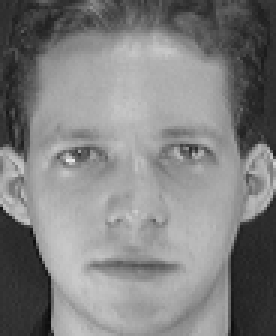
#> input picture 202618064_LAB_007/att_faces/s1/1.pgm, 92 x 112 px (shown 3 times larger); its folder holds 3 pictures in this run
$ jupyter execute --allow-errors 202618064_lab7.ipynb
#> lines starting #> are read from the running program, lines starting #| are printed output that depends on the picture
# LAB 7

## Part A - Image Representation

[cell 1]
from pathlib import Path

data_dir = Path("att_faces")

print("Dataset folder exists:", data_dir.exists())

if data_dir.exists():
    subjects = sorted(
        folder for folder in data_dir.iterdir()
        if folder.is_dir() and folder.name.startswith("s")
    )
    images = list(data_dir.glob("s*/*.pgm"))

    print("Subject folders:", len(subjects))
    print("Total images:", len(images))

### Load and inspect the images

[cell 2]
from pathlib import Path
import numpy as np
import matplotlib.pyplot as plt
from PIL import Image

# Path to the extracted ORL face dataset
data_dir = Path("att_faces")

# Sort subject folders numerically: s1, s2, ..., s40
subject_folders = sorted(
    [folder for folder in data_dir.iterdir()
     if folder.is_dir() and folder.name.startswith("s")],
    key=lambda folder: int(folder.name[1:])
)

print("Number of subjects:", len(subject_folders))

# Load one image to inspect its pixel representation
sample_path = subject_folders[0] / "1.pgm"

sample_image = Image.open(sample_path).convert("L")
#> sample_image is the input picture: PIL image 92x112 L; min 11, max 234, mean 128.3
sample_array = np.array(sample_image)

print("Image dimensions:", sample_array.shape)
#| Image dimensions: (112, 92)
print("Minimum intensity:", sample_array.min())
#| Minimum intensity: 11
print("Maximum intensity:", sample_array.max())
#| Maximum intensity: 234
print("Data type:", sample_array.dtype)
#| Data type: uint8

### Flatten each image into a feature vector

[cell 3]
# Store image vectors and their subject labels
# Each face image is converted into a one-dimensional vector using NumPy's `flatten()` operation.
#  The vectors are stacked row-wise to form a feature matrix, where each row represents one image and each column represents a pixel position.

image_vectors = []
image_labels = []

for folder in subject_folders:

    # Process images in numerical order
    image_paths = sorted(
        folder.glob("*.pgm"),
        key=lambda path: int(path.stem)
    )

    for image_path in image_paths:
        # Read the image as grayscale
        image = Image.open(image_path).convert("L")
        image_array = np.array(image, dtype=np.uint8)

        # Convert the 2D image into a 1D pixel vector
        image_vectors.append(image_array.flatten())

        # Use the subject folder as the class label
        image_labels.append(folder.name)

# Combine individual vectors into one matrix
X_pixels = np.array(image_vectors, dtype=np.uint8)
y = np.array(image_labels)

# Normalize pixel intensities to the range [0, 1]
X = X_pixels.astype(np.float64) / 255.0

print("Original pixel matrix shape:", X_pixels.shape)
#| Original pixel matrix shape: (5, 10304)
print("Normalized feature matrix shape:", X.shape)
#| Normalized feature matrix shape: (5, 10304)
print("Label array shape:", y.shape)
#| Label array shape: (5,)
print("Unique subjects:", len(np.unique(y)))
print("Normalized pixel range:", X.min(), "to", X.max())

**Observation:** The dataset contains 400 images represented by 10,304 pixel features each. The feature matrix has 400 rows and 10,304 columns, while the label array stores the corresponding subject for each image. Normalization scales the pixel intensities from 0–255 to 0–1, which makes numerical processing convenient.

### Create train-test split

[cell 4]
# Fixed seed ensures the same split each time
rng = np.random.default_rng(42)

train_indices = []
test_indices = []

# Split each subject's images independently
for subject in np.unique(y):
    subject_indices = np.where(y == subject)[0]

    # Shuffle the image indices for this subject
    subject_indices = rng.permutation(subject_indices)

    # Use 7 images for training and 3 for testing
    train_indices.extend(subject_indices[:7])
    test_indices.extend(subject_indices[7:])

# Convert the index lists into NumPy arrays
train_indices = np.array(train_indices)
test_indices = np.array(test_indices)

# Create the corresponding datasets
X_train = X[train_indices]
#> (the rest of this cell did not finish here and is left out)

**Observation:** The ORL dataset has been converted into a numerical feature matrix, with one row per image and one column per pixel. A reproducible subject-wise split provides 280 training images and 120 testing images, ensuring that every subject is represented in both sets.

The training set will be used to calculate the mean face and principal components. The testing set will be kept separate for evaluating recognition performance.

## Part B - PCA, Eigenfaces and Compression

Principal Component Analysis (PCA) reduces the number of features while preserving as much variation in the data as possible. In this part, we will calculate the mean face, center the training images, implement PCA using covariance eigendecomposition and Singular Value Decomposition (SVD), and compare their results.

### Calculate the mean face and center the training data

[cell 5]
# Calculate the average pixel intensity across training images
mean_face = np.mean(X_train, axis=0)

# Center the training and testing data using the training mean
X_train_centered = X_train - mean_face
#> (the rest of this cell did not finish here and is left out)

**Observation:** The mean face represents the average pixel intensity at every position across the training images. Centering subtracts this average from each image, allowing PCA to capture patterns of variation among faces rather than differences caused by the overall mean.

### PCA using covariance and eigendecomposition

[cell 6]
# Number of training images
n_train = X_train_centered.shape[0]
#> n_train = 5

# Compute the Gram matrix instead of the large pixel covariance matrix
gram_matrix = X_train_centered @ X_train_centered.T

# Eigendecomposition of the symmetric Gram matrix
eigenvalues, eigenvectors = np.linalg.eigh(gram_matrix)

# Sort eigenvalues from largest to smallest
order = np.argsort(eigenvalues)[::-1]
eigenvalues = eigenvalues[order]
eigenvectors = eigenvectors[:, order]

# Remove tiny numerical eigenvalues
tolerance = np.finfo(float).eps * max(gram_matrix.shape) * max(
    abs(eigenvalues[0]), 1.0
)
valid = eigenvalues > tolerance

eigenvalues = eigenvalues[valid]
eigenvectors = eigenvectors[:, valid]

# Convert eigenvectors into principal directions in pixel space
principal_components_eig = (
    X_train_centered.T @ eigenvectors
) / np.sqrt(eigenvalues)

# Normalize the principal directions
principal_components_eig /= np.linalg.norm(
    principal_components_eig, axis=0
)

# Explained variance ratio
explained_variance_eig = eigenvalues / (n_train - 1)
variance_ratio_eig = explained_variance_eig / explained_variance_eig.sum()

print("Gram matrix shape:", gram_matrix.shape)
#| Gram matrix shape: (5, 5)
print("Principal components shape:", principal_components_eig.shape)
#| Principal components shape: (10304, 4)
print("Number of non-zero components:", len(eigenvalues))
print("Total explained variance ratio:", variance_ratio_eig.sum())

### PCA using SVD

[cell 7]
# Perform SVD on the centered training data
U, singular_values, Vt = np.linalg.svd(
    X_train_centered,
    full_matrices=False
)

# Principal directions are the rows of Vt
principal_components_svd = Vt.T

# Variance associated with each principal component
explained_variance_svd = singular_values**2 / (n_train - 1)

# Proportion of total variance explained by each component
variance_ratio_svd = (
    explained_variance_svd / explained_variance_svd.sum()
)

print("U shape:", U.shape)
#| U shape: (5, 5)
print("Singular values shape:", singular_values.shape)
#| Singular values shape: (5,)
print("Vt shape:", Vt.shape)
#| Vt shape: (5, 10304)
print("Principal component shape:", principal_components_svd.shape)
#| Principal component shape: (10304, 5)
print("Total explained variance ratio:", variance_ratio_svd.sum())

[cell 8]
# Compare the leading eigenvalues from the two approaches
num_to_compare = min(
    len(eigenvalues),
    len(singular_values)
)

variance_from_eig = eigenvalues[:num_to_compare] / (n_train - 1)
variance_from_svd = singular_values[:num_to_compare]**2 / (n_train - 1)

print("First five variances from eigendecomposition:")
print(variance_from_eig[:5])

print("\nFirst five variances from SVD:")
print(variance_from_svd[:5])

print("\nMaximum absolute difference:")
print(np.max(np.abs(variance_from_eig - variance_from_svd)))

**Comparison:** Covariance eigendecomposition and SVD are two approaches to finding the principal directions. We used the smaller Gram matrix for eigendecomposition because the number of training images is much smaller than the number of pixel features. SVD directly factorizes the centered data matrix.

### Variance and selecting components

[cell 9]
# Cumulative explained variance from the SVD results
cumulative_variance = np.cumsum(variance_ratio_svd)

# Find the minimum number of components needed for 90% variance
n_components_90 = np.searchsorted(
    cumulative_variance, 0.90
) + 1

print("Components needed for 90% variance:", n_components_90)
print(
    "Cumulative variance preserved:",
    cumulative_variance[n_components_90 - 1]
)

# Plot cumulative explained variance
plt.figure(figsize=(8, 5))
plt.plot(
    np.arange(1, len(cumulative_variance) + 1),
    cumulative_variance,
    linewidth=2
)
plt.axhline(
    y=0.90,
    linestyle="--",
    label="90% variance"
)
plt.axvline(
    x=n_components_90,
    linestyle="--",
    label=f"{n_components_90} components"
)
plt.xlabel("Number of principal components")
plt.ylabel("Cumulative explained variance")
plt.title("PCA: Cumulative Explained Variance")
plt.legend()
plt.grid(alpha=0.3)
plt.tight_layout()
plt.show()
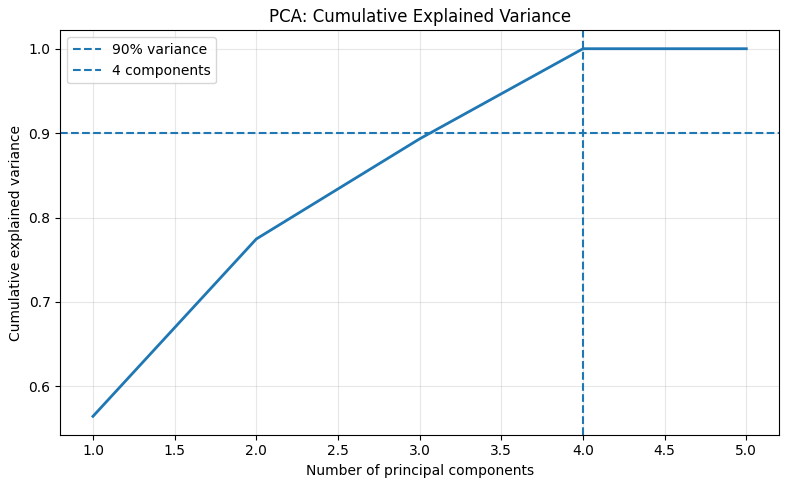
#> figure drawn by matplotlib, 1 panel

**Observation:** Eigenfaces represent the dominant patterns of variation in the training faces. Early components generally capture larger-scale changes, while later components represent progressively smaller variations. Their pixel intensities can be positive or negative because the components describe deviations from the mean face, not ordinary grayscale photographs.

### Project faces into PCA space

[cell 10]
# Keep the minimum number of components required for 90% variance
W = principal_components_svd[:, :n_components_90]

# Project the training and test images into PCA space
Z_train = X_train_centered @ W
#> (the rest of this cell did not finish here and is left out)

### Reconstruct faces and compare storage

#> (a cell that did not finish here is left out)

**Conclusion:**

PCA was implemented using NumPy through covariance eigendecomposition and Singular Value Decomposition (SVD). The cumulative explained variance was used to select the minimum number of principal components required to preserve at least 90% of the training data's variance.

The eigenfaces represent the major patterns of variation among the training images. The selected components were used to project the images into a lower-dimensional space and reconstruct the test images.

The reconstructed face retained the overall facial structure, although some fine details were lost. The reconstruction MSE for the displayed test image was approximately 0.00564.

The reduced training representation required 25,760 numerical values, compared with 2,885,120 original pixel values. The estimated reduction was 99.11% for the per-image representation and 65.89% when the PCA model was included. These percentages describe numerical value counts rather than actual file sizes.

## Part C - Recognition in PCA Space

### Implement nearest-face matching

[cell 12]
# Find the nearest training face for each test image
def nearest_face_predictions(X_train_features, X_test_features, y_train):
    predictions = []
    nearest_indices = []
    nearest_distances = []

    for test_vector in X_test_features:
        # Euclidean distance from this test image to every training image
        distances = np.linalg.norm(
            X_train_features - test_vector,
            axis=1
        )

        # Index of the closest training image
        nearest_index = np.argmin(distances)

        predictions.append(y_train[nearest_index])
        nearest_indices.append(nearest_index)
        nearest_distances.append(distances[nearest_index])

    return (
        np.array(predictions),
        np.array(nearest_indices),
        np.array(nearest_distances)
    )


# Recognition using raw pixels
#> (the rest of this cell did not finish here and is left out)

### Inspect correct and incorrect matches

#> (a cell that did not finish here is left out)

#> (a cell that did not finish here is left out)

**Conclusion:**

The nearest-neighbour approach was used to identify test faces by calculating the Euclidean distance between each test image and all stored training images. The subject label of the closest training image was assigned as the prediction.

Two representations were evaluated: normalized raw-pixel features and reduced PCA features.

| Method | Correct Predictions | Incorrect Predictions | Accuracy |
|---|---:|---:|---:|
| Raw-pixel nearest face | 117/120 | 3/120 | 97.50% |
| PCA-space nearest face | 117/120 | 3/120 | 97.50% |

Both methods achieved an accuracy of 97.50% on the test set. The raw-pixel method used 10,304 features per image, whereas PCA used the reduced representation selected to preserve at least 90% of the training data's variance.

The correct and incorrect match visualizations helped assess individual predictions. Some test faces were matched to images of different subjects, demonstrating that the nearest image in feature space does not always represent the correct identity.

PCA reduced the dimensionality of the face representations while maintaining the same overall recognition accuracy as raw-pixel matching on this train-test split. Euclidean nearest-neighbour matching therefore provides a useful baseline for comparison with traditional machine-learning classifiers in Part D.

## Part D - Traditional Machine Learning

### Train three classifiers

In this part, three traditional machine-learning classifiers are evaluated using the PCA representations generated in Part B: K-Nearest Neighbours (KNN), Support Vector Machine (SVM), and Logistic Regression.

All three classifiers use the same training and testing split. Their performance is compared with the Euclidean nearest-face baseline established in Part C.

[cell 15]
from sklearn.neighbors import KNeighborsClassifier
from sklearn.svm import SVC
from sklearn.linear_model import LogisticRegression
from sklearn.metrics import accuracy_score, classification_report
import pandas as pd

# Train KNN on the reduced PCA features
knn_model = KNeighborsClassifier(n_neighbors=3)
#> (the rest of this cell did not finish here and is left out)

#> (a cell that did not finish here is left out)

### Experiment with the number of PCA components

[cell 17]
from sklearn.neighbors import KNeighborsClassifier
from sklearn.svm import SVC
from sklearn.linear_model import LogisticRegression
from sklearn.metrics import accuracy_score
import pandas as pd
import matplotlib.pyplot as plt

# Variance thresholds to compare
variance_thresholds = [0.50, 0.75, 0.90, 0.95]

experiment_results = []

#> (the rest of this cell did not finish here and is left out)

The number of retained principal components was varied using explained-variance thresholds of 50%, 75%, 90%, and 95%. KNN, SVM, and Logistic Regression were evaluated using each representation.

At 50% explained variance, the models achieved accuracies of 83.33%, 90.83%, and 80.00%, respectively. Increasing the retained variance to 75% improved their accuracies to 93.33% for KNN, 98.33% for SVM, and 99.17% for Logistic Regression.

The results remained unchanged when the variance threshold increased to 90% and 95%. Logistic Regression achieved the highest observed accuracy of 99.17% using 28 principal components, compared with 10,304 original pixel features.

These results suggest that a compact PCA representation can retain sufficient information for effective face classification on this test split. Increasing the number of components beyond 28 did not improve the observed accuracy for these models.

### Hyperparameter Tuning.

[cell 18]
# Prepare PCA representations for the two selected component counts
component_options = [28, 92]
pca_datasets = {}

#> (the rest of this cell did not finish here and is left out)

### Tune all three classifiers using cross-validation

[cell 19]
from sklearn.model_selection import GridSearchCV, StratifiedKFold
from sklearn.neighbors import KNeighborsClassifier
from sklearn.svm import SVC
from sklearn.linear_model import LogisticRegression
from sklearn.metrics import accuracy_score, classification_report

# Use the same cross-validation folds for all model comparisons
cv = StratifiedKFold(
    n_splits=5,
    shuffle=True,
    random_state=42
)

# Hyperparameter search spaces
model_grids = {
    "KNN": (
        KNeighborsClassifier(),
        {
            "n_neighbors": [1, 3, 5, 7]
        }
    ),
    "SVM": (
        SVC(kernel="rbf"),
        {
            "C": [1, 10, 100],
            "gamma": ["scale", 0.001, 0.01]
        }
    ),
    "Logistic Regression": (
        LogisticRegression(max_iter=5000, random_state=42),
        {
            "C": [0.01, 0.1, 1, 10, 100]
        }
    )
}

tuning_results = []
best_models = {}

for n_components, (Z_train_current, Z_test_current) in pca_datasets.items():

    print(f"\nTuning models with {n_components} PCA components")

    for model_name, (estimator, param_grid) in model_grids.items():

        search = GridSearchCV(
            estimator=estimator,
            param_grid=param_grid,
            scoring="accuracy",
            cv=cv,
            n_jobs=-1,
            refit=True
        )

        # Cross-validation uses training data only
        search.fit(Z_train_current, y_train)

        # Evaluate the selected model on the held-out test set
        predictions = search.predict(Z_test_current)
        test_accuracy = accuracy_score(y_test, predictions)

        tuning_results.append({
            "Components": n_components,
            "Model": model_name,
            "Best CV Accuracy": search.best_score_,
            "Test Accuracy": test_accuracy,
            "Best Parameters": search.best_params_
        })

        best_models[(n_components, model_name)] = search.best_estimator_

        print(f"\n{model_name}")
        print("Best parameters:", search.best_params_)
        print(f"Mean CV accuracy: {search.best_score_:.2%}")
        print(f"Test accuracy: {test_accuracy:.2%}")

# Store all results in a DataFrame
tuning_df = pd.DataFrame(tuning_results)

#> (the rest of this cell did not finish here and is left out)
